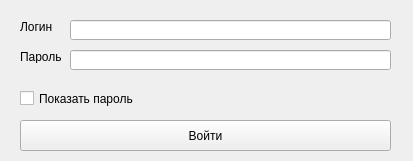
<?xml version="1.0" encoding="UTF-8"?>
<ui version="4.0">
 <class>Form</class>
 <widget class="QWidget" name="Form">
  <property name="geometry">
   <rect>
    <x>0</x>
    <y>0</y>
    <width>413</width>
    <height>161</height>
   </rect>
  </property>
  <property name="minimumSize">
   <size>
    <width>413</width>
    <height>161</height>
   </size>
  </property>
  <property name="maximumSize">
   <size>
    <width>413</width>
    <height>161</height>
   </size>
  </property>
  <property name="windowTitle">
   <string>Form</string>
  </property>
  <widget class="QLabel" name="label">
   <property name="geometry">
    <rect>
     <x>20</x>
     <y>20</y>
     <width>47</width>
     <height>13</height>
    </rect>
   </property>
   <property name="text">
    <string>Логин</string>
   </property>
  </widget>
  <widget class="QLabel" name="label_2">
   <property name="geometry">
    <rect>
     <x>20</x>
     <y>50</y>
     <width>47</width>
     <height>13</height>
    </rect>
   </property>
   <property name="text">
    <string>Пароль</string>
   </property>
  </widget>
  <widget class="QLineEdit" name="lineEdit">
   <property name="geometry">
    <rect>
     <x>70</x>
     <y>20</y>
     <width>321</width>
     <height>20</height>
    </rect>
   </property>
   <property name="clearButtonEnabled">
    <bool>true</bool>
   </property>
  </widget>
  <widget class="QLineEdit" name="lineEdit_2">
   <property name="geometry">
    <rect>
     <x>70</x>
     <y>50</y>
     <width>321</width>
     <height>20</height>
    </rect>
   </property>
   <property name="echoMode">
    <enum>QLineEdit::Password</enum>
   </property>
   <property name="clearButtonEnabled">
    <bool>true</bool>
   </property>
  </widget>
  <widget class="QCheckBox" name="checkBox">
   <property name="geometry">
    <rect>
     <x>20</x>
     <y>90</y>
     <width>121</width>
     <height>17</height>
    </rect>
   </property>
   <property name="text">
    <string>Показать пароль</string>
   </property>
  </widget>
  <widget class="QPushButton" name="pushButton">
   <property name="geometry">
    <rect>
     <x>20</x>
     <y>120</y>
     <width>371</width>
     <height>31</height>
    </rect>
   </property>
   <property name="text">
    <string>Войти</string>
   </property>
  </widget>
 </widget>
 <resources/>
 <connections/>
</ui>
